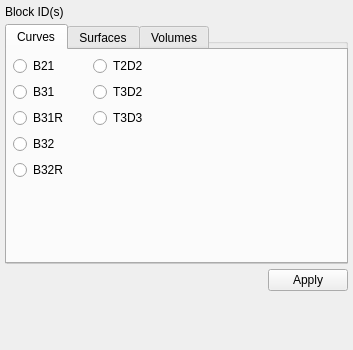
<?xml version="1.0" encoding="UTF-8"?>
<ui version="4.0">
 <class>BlocksCCXElementType</class>
 <widget class="QWidget" name="BlocksCCXElementType">
  <property name="geometry">
   <rect>
    <x>0</x>
    <y>0</y>
    <width>353</width>
    <height>350</height>
   </rect>
  </property>
  <property name="windowTitle">
   <string>Form</string>
  </property>
  <layout class="QGridLayout" name="gridLayout">
   <property name="leftMargin">
    <number>5</number>
   </property>
   <property name="topMargin">
    <number>5</number>
   </property>
   <property name="rightMargin">
    <number>5</number>
   </property>
   <property name="bottomMargin">
    <number>5</number>
   </property>
   <property name="spacing">
    <number>5</number>
   </property>
   <item row="0" column="0">
    <layout class="QHBoxLayout" name="horizontalLayout_Block">
     <item>
      <widget class="QLabel" name="label_1">
       <property name="text">
        <string>Block ID(s)</string>
       </property>
      </widget>
     </item>
     <item>
      <widget class="QWidget" name="pwBlock" native="true">
       <property name="sizePolicy">
        <sizepolicy hsizetype="Expanding" vsizetype="Preferred">
         <horstretch>0</horstretch>
         <verstretch>0</verstretch>
        </sizepolicy>
       </property>
      </widget>
     </item>
    </layout>
   </item>
   <item row="3" column="0">
    <spacer name="verticalSpacer_9">
     <property name="orientation">
      <enum>Qt::Vertical</enum>
     </property>
     <property name="sizeHint" stdset="0">
      <size>
       <width>20</width>
       <height>40</height>
      </size>
     </property>
    </spacer>
   </item>
   <item row="2" column="0">
    <layout class="QHBoxLayout" name="horizontalLayout_Button">
     <item>
      <spacer name="horizontalSpacer">
       <property name="orientation">
        <enum>Qt::Horizontal</enum>
       </property>
       <property name="sizeHint" stdset="0">
        <size>
         <width>40</width>
         <height>20</height>
        </size>
       </property>
      </spacer>
     </item>
     <item>
      <widget class="QPushButton" name="pbApply">
       <property name="text">
        <string>Apply</string>
       </property>
      </widget>
     </item>
    </layout>
   </item>
   <item row="1" column="0">
    <widget class="QGroupBox" name="groupBox">
     <property name="minimumSize">
      <size>
       <width>300</width>
       <height>240</height>
      </size>
     </property>
     <property name="title">
      <string>GroupBox</string>
     </property>
     <widget class="QTabWidget" name="tabWidget">
      <property name="geometry">
       <rect>
        <x>0</x>
        <y>0</y>
        <width>343</width>
        <height>240</height>
       </rect>
      </property>
      <property name="minimumSize">
       <size>
        <width>300</width>
        <height>240</height>
       </size>
      </property>
      <property name="currentIndex">
       <number>0</number>
      </property>
      <widget class="QWidget" name="tabCurve">
       <attribute name="title">
        <string>Curves</string>
       </attribute>
       <widget class="QWidget" name="verticalLayoutWidget">
        <property name="geometry">
         <rect>
          <x>0</x>
          <y>0</y>
          <width>71</width>
          <height>131</height>
         </rect>
        </property>
        <layout class="QVBoxLayout" name="verticalLayout">
         <property name="sizeConstraint">
          <enum>QLayout::SetMinimumSize</enum>
         </property>
         <property name="leftMargin">
          <number>6</number>
         </property>
         <property name="topMargin">
          <number>6</number>
         </property>
         <property name="rightMargin">
          <number>6</number>
         </property>
         <property name="bottomMargin">
          <number>6</number>
         </property>
         <item>
          <widget class="QRadioButton" name="rbB21">
           <property name="text">
            <string>B21</string>
           </property>
          </widget>
         </item>
         <item>
          <widget class="QRadioButton" name="rbB31">
           <property name="text">
            <string>B31</string>
           </property>
          </widget>
         </item>
         <item>
          <widget class="QRadioButton" name="rbB31R">
           <property name="text">
            <string>B31R</string>
           </property>
          </widget>
         </item>
         <item>
          <widget class="QRadioButton" name="rbB32">
           <property name="text">
            <string>B32</string>
           </property>
          </widget>
         </item>
         <item>
          <widget class="QRadioButton" name="rbB32R">
           <property name="text">
            <string>B32R</string>
           </property>
          </widget>
         </item>
         <item>
          <spacer name="verticalSpacer">
           <property name="orientation">
            <enum>Qt::Vertical</enum>
           </property>
           <property name="sizeHint" stdset="0">
            <size>
             <width>20</width>
             <height>40</height>
            </size>
           </property>
          </spacer>
         </item>
        </layout>
       </widget>
       <widget class="QWidget" name="verticalLayoutWidget_3">
        <property name="geometry">
         <rect>
          <x>80</x>
          <y>0</y>
          <width>71</width>
          <height>131</height>
         </rect>
        </property>
        <layout class="QVBoxLayout" name="verticalLayout_3">
         <property name="sizeConstraint">
          <enum>QLayout::SetMinimumSize</enum>
         </property>
         <property name="leftMargin">
          <number>6</number>
         </property>
         <property name="topMargin">
          <number>6</number>
         </property>
         <property name="rightMargin">
          <number>6</number>
         </property>
         <property name="bottomMargin">
          <number>6</number>
         </property>
         <item>
          <widget class="QRadioButton" name="rbT2D2">
           <property name="text">
            <string>T2D2</string>
           </property>
          </widget>
         </item>
         <item>
          <widget class="QRadioButton" name="rbT3D2">
           <property name="text">
            <string>T3D2</string>
           </property>
          </widget>
         </item>
         <item>
          <widget class="QRadioButton" name="rbT3D3">
           <property name="text">
            <string>T3D3</string>
           </property>
          </widget>
         </item>
         <item>
          <spacer name="verticalSpacer_2">
           <property name="orientation">
            <enum>Qt::Vertical</enum>
           </property>
           <property name="sizeHint" stdset="0">
            <size>
             <width>20</width>
             <height>40</height>
            </size>
           </property>
          </spacer>
         </item>
        </layout>
       </widget>
      </widget>
      <widget class="QWidget" name="tabSurface">
       <attribute name="title">
        <string>Surfaces</string>
       </attribute>
       <widget class="QWidget" name="verticalLayoutWidget_2">
        <property name="geometry">
         <rect>
          <x>0</x>
          <y>0</y>
          <width>71</width>
          <height>161</height>
         </rect>
        </property>
        <layout class="QVBoxLayout" name="verticalLayout_2">
         <property name="sizeConstraint">
          <enum>QLayout::SetMinimumSize</enum>
         </property>
         <property name="leftMargin">
          <number>6</number>
         </property>
         <property name="topMargin">
          <number>6</number>
         </property>
         <property name="rightMargin">
          <number>6</number>
         </property>
         <property name="bottomMargin">
          <number>6</number>
         </property>
         <item>
          <widget class="QRadioButton" name="rbS3">
           <property name="text">
            <string>S3</string>
           </property>
          </widget>
         </item>
         <item>
          <widget class="QRadioButton" name="rbS4">
           <property name="text">
            <string>S4</string>
           </property>
          </widget>
         </item>
         <item>
          <widget class="QRadioButton" name="rbS4R">
           <property name="text">
            <string>S4R</string>
           </property>
          </widget>
         </item>
         <item>
          <widget class="QRadioButton" name="rbS6">
           <property name="text">
            <string>S6</string>
           </property>
          </widget>
         </item>
         <item>
          <widget class="QRadioButton" name="rbS8">
           <property name="text">
            <string>S8</string>
           </property>
          </widget>
         </item>
         <item>
          <widget class="QRadioButton" name="rbS8R">
           <property name="text">
            <string>S8R</string>
           </property>
          </widget>
         </item>
         <item>
          <spacer name="verticalSpacer_3">
           <property name="orientation">
            <enum>Qt::Vertical</enum>
           </property>
           <property name="sizeHint" stdset="0">
            <size>
             <width>20</width>
             <height>40</height>
            </size>
           </property>
          </spacer>
         </item>
        </layout>
       </widget>
       <widget class="QWidget" name="verticalLayoutWidget_4">
        <property name="geometry">
         <rect>
          <x>70</x>
          <y>0</y>
          <width>81</width>
          <height>161</height>
         </rect>
        </property>
        <layout class="QVBoxLayout" name="verticalLayout_4">
         <property name="sizeConstraint">
          <enum>QLayout::SetMinimumSize</enum>
         </property>
         <property name="leftMargin">
          <number>6</number>
         </property>
         <property name="topMargin">
          <number>6</number>
         </property>
         <property name="rightMargin">
          <number>6</number>
         </property>
         <property name="bottomMargin">
          <number>6</number>
         </property>
         <item>
          <widget class="QRadioButton" name="rbCPS3">
           <property name="text">
            <string>CPS3</string>
           </property>
          </widget>
         </item>
         <item>
          <widget class="QRadioButton" name="rbCPS4">
           <property name="text">
            <string>CPS4</string>
           </property>
          </widget>
         </item>
         <item>
          <widget class="QRadioButton" name="rbCPS4R">
           <property name="text">
            <string>CPS4R</string>
           </property>
          </widget>
         </item>
         <item>
          <widget class="QRadioButton" name="rbCPS6">
           <property name="text">
            <string>CPS6</string>
           </property>
          </widget>
         </item>
         <item>
          <widget class="QRadioButton" name="rbCPS8">
           <property name="text">
            <string>CPS8</string>
           </property>
          </widget>
         </item>
         <item>
          <widget class="QRadioButton" name="rbCPS8R">
           <property name="text">
            <string>CPS8R</string>
           </property>
          </widget>
         </item>
         <item>
          <spacer name="verticalSpacer_4">
           <property name="orientation">
            <enum>Qt::Vertical</enum>
           </property>
           <property name="sizeHint" stdset="0">
            <size>
             <width>20</width>
             <height>40</height>
            </size>
           </property>
          </spacer>
         </item>
        </layout>
       </widget>
       <widget class="QWidget" name="verticalLayoutWidget_5">
        <property name="geometry">
         <rect>
          <x>150</x>
          <y>0</y>
          <width>81</width>
          <height>161</height>
         </rect>
        </property>
        <layout class="QVBoxLayout" name="verticalLayout_5">
         <property name="sizeConstraint">
          <enum>QLayout::SetMinimumSize</enum>
         </property>
         <property name="leftMargin">
          <number>6</number>
         </property>
         <property name="topMargin">
          <number>6</number>
         </property>
         <property name="rightMargin">
          <number>6</number>
         </property>
         <property name="bottomMargin">
          <number>6</number>
         </property>
         <item>
          <widget class="QRadioButton" name="rbCPE3">
           <property name="text">
            <string>CPE3</string>
           </property>
          </widget>
         </item>
         <item>
          <widget class="QRadioButton" name="rbCPE4">
           <property name="text">
            <string>CPE4</string>
           </property>
          </widget>
         </item>
         <item>
          <widget class="QRadioButton" name="rbCPE4R">
           <property name="text">
            <string>CPE4R</string>
           </property>
          </widget>
         </item>
         <item>
          <widget class="QRadioButton" name="rbCPE6">
           <property name="text">
            <string>CPE6</string>
           </property>
          </widget>
         </item>
         <item>
          <widget class="QRadioButton" name="rbCPE8">
           <property name="text">
            <string>CPE8</string>
           </property>
          </widget>
         </item>
         <item>
          <widget class="QRadioButton" name="rbCPE8R">
           <property name="text">
            <string>CPE8R</string>
           </property>
          </widget>
         </item>
         <item>
          <spacer name="verticalSpacer_5">
           <property name="orientation">
            <enum>Qt::Vertical</enum>
           </property>
           <property name="sizeHint" stdset="0">
            <size>
             <width>20</width>
             <height>40</height>
            </size>
           </property>
          </spacer>
         </item>
        </layout>
       </widget>
       <widget class="QWidget" name="verticalLayoutWidget_6">
        <property name="geometry">
         <rect>
          <x>230</x>
          <y>0</y>
          <width>81</width>
          <height>161</height>
         </rect>
        </property>
        <layout class="QVBoxLayout" name="verticalLayout_6">
         <property name="sizeConstraint">
          <enum>QLayout::SetMinimumSize</enum>
         </property>
         <property name="leftMargin">
          <number>6</number>
         </property>
         <property name="topMargin">
          <number>6</number>
         </property>
         <property name="rightMargin">
          <number>6</number>
         </property>
         <property name="bottomMargin">
          <number>6</number>
         </property>
         <item>
          <widget class="QRadioButton" name="rbCAX3">
           <property name="text">
            <string>CAX3</string>
           </property>
          </widget>
         </item>
         <item>
          <widget class="QRadioButton" name="rbCAX4">
           <property name="text">
            <string>CAX4</string>
           </property>
          </widget>
         </item>
         <item>
          <widget class="QRadioButton" name="rbCAX4R">
           <property name="text">
            <string>CAX4R</string>
           </property>
          </widget>
         </item>
         <item>
          <widget class="QRadioButton" name="rbCAX6">
           <property name="text">
            <string>CAX6</string>
           </property>
          </widget>
         </item>
         <item>
          <widget class="QRadioButton" name="rbCAX8">
           <property name="text">
            <string>CAX8</string>
           </property>
          </widget>
         </item>
         <item>
          <widget class="QRadioButton" name="rbCAX8R">
           <property name="text">
            <string>CAX8R</string>
           </property>
          </widget>
         </item>
         <item>
          <spacer name="verticalSpacer_6">
           <property name="orientation">
            <enum>Qt::Vertical</enum>
           </property>
           <property name="sizeHint" stdset="0">
            <size>
             <width>20</width>
             <height>40</height>
            </size>
           </property>
          </spacer>
         </item>
        </layout>
       </widget>
      </widget>
      <widget class="QWidget" name="tabVolume">
       <attribute name="title">
        <string>Volumes</string>
       </attribute>
       <widget class="QWidget" name="verticalLayoutWidget_7">
        <property name="geometry">
         <rect>
          <x>0</x>
          <y>0</y>
          <width>91</width>
          <height>131</height>
         </rect>
        </property>
        <layout class="QVBoxLayout" name="verticalLayout_7">
         <property name="sizeConstraint">
          <enum>QLayout::SetMinimumSize</enum>
         </property>
         <property name="leftMargin">
          <number>6</number>
         </property>
         <property name="topMargin">
          <number>6</number>
         </property>
         <property name="rightMargin">
          <number>6</number>
         </property>
         <property name="bottomMargin">
          <number>6</number>
         </property>
         <item>
          <widget class="QRadioButton" name="rbC3D4">
           <property name="text">
            <string>C3D4</string>
           </property>
          </widget>
         </item>
         <item>
          <widget class="QRadioButton" name="rbC3D8">
           <property name="text">
            <string>C3D8</string>
           </property>
          </widget>
         </item>
         <item>
          <widget class="QRadioButton" name="rbC3D8R">
           <property name="text">
            <string>C3D8R</string>
           </property>
          </widget>
         </item>
         <item>
          <widget class="QRadioButton" name="rbC3D8I">
           <property name="text">
            <string>C3D8I</string>
           </property>
          </widget>
         </item>
         <item>
          <spacer name="verticalSpacer_7">
           <property name="orientation">
            <enum>Qt::Vertical</enum>
           </property>
           <property name="sizeHint" stdset="0">
            <size>
             <width>20</width>
             <height>40</height>
            </size>
           </property>
          </spacer>
         </item>
        </layout>
       </widget>
       <widget class="QWidget" name="verticalLayoutWidget_8">
        <property name="geometry">
         <rect>
          <x>90</x>
          <y>0</y>
          <width>111</width>
          <height>131</height>
         </rect>
        </property>
        <layout class="QVBoxLayout" name="verticalLayout_8">
         <property name="sizeConstraint">
          <enum>QLayout::SetMinimumSize</enum>
         </property>
         <property name="leftMargin">
          <number>6</number>
         </property>
         <property name="topMargin">
          <number>6</number>
         </property>
         <property name="rightMargin">
          <number>6</number>
         </property>
         <property name="bottomMargin">
          <number>6</number>
         </property>
         <item>
          <widget class="QRadioButton" name="rbC3D10">
           <property name="text">
            <string>C3D10</string>
           </property>
          </widget>
         </item>
         <item>
          <widget class="QRadioButton" name="rbC3D20">
           <property name="text">
            <string>C3D20</string>
           </property>
          </widget>
         </item>
         <item>
          <widget class="QRadioButton" name="rbC3D20R">
           <property name="text">
            <string>C3D20R</string>
           </property>
          </widget>
         </item>
         <item>
          <spacer name="verticalSpacer_8">
           <property name="orientation">
            <enum>Qt::Vertical</enum>
           </property>
           <property name="sizeHint" stdset="0">
            <size>
             <width>20</width>
             <height>40</height>
            </size>
           </property>
          </spacer>
         </item>
        </layout>
       </widget>
      </widget>
     </widget>
    </widget>
   </item>
  </layout>
 </widget>
 <tabstops>
  <tabstop>pwBlock</tabstop>
  <tabstop>pbApply</tabstop>
 </tabstops>
 <resources/>
 <connections/>
</ui>
